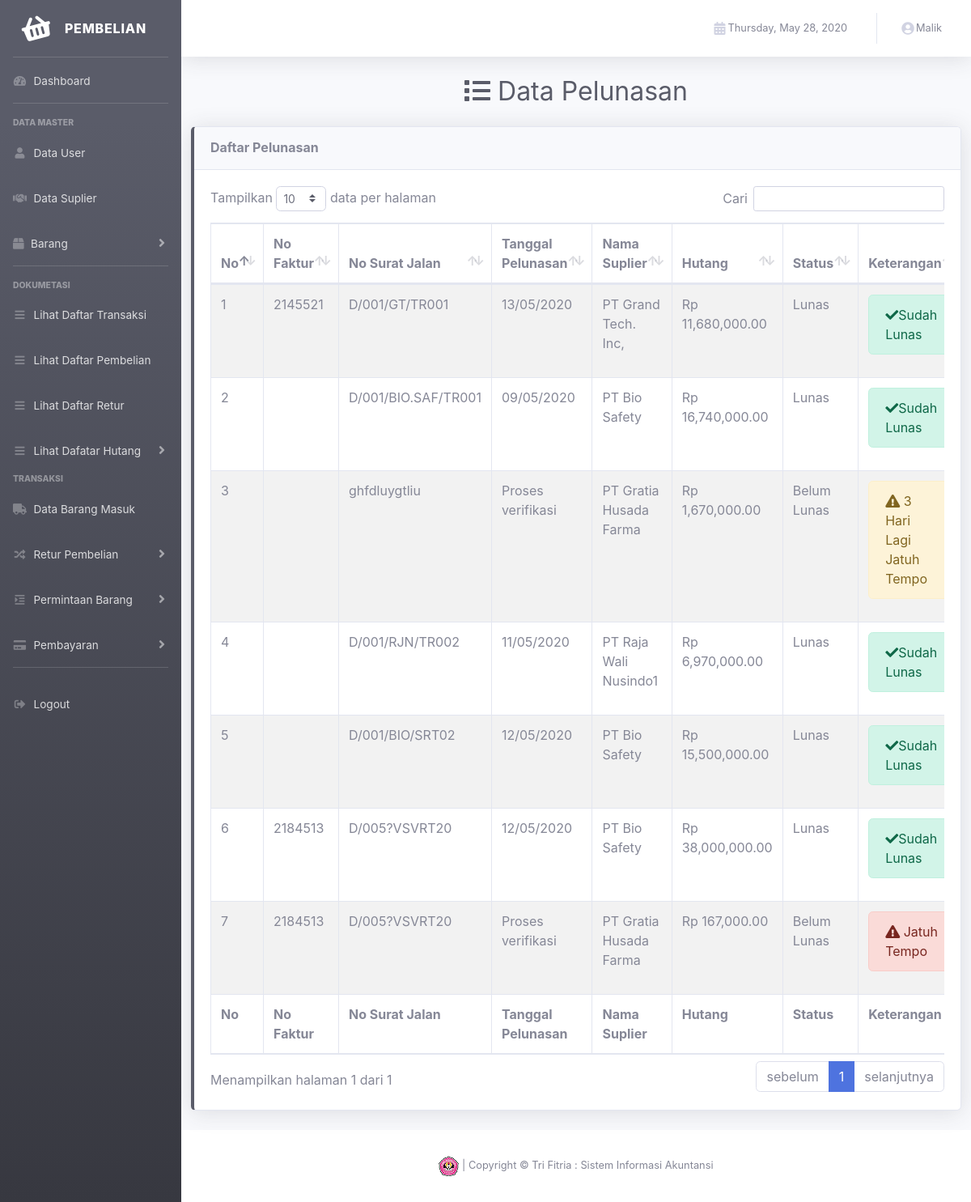
The app's page /view/index.php?p=data_pelunasan (signed in) with its own data.
### tables this page shows
CREATE TABLE IF NOT EXISTS `pembayaran` (
  `id_pembayaran` varchar(6) NOT NULL,
  `id_order` varchar(6) NOT NULL,
  `tempo` int(2) NOT NULL,
  `status` varchar(16) NOT NULL
);

CREATE TABLE IF NOT EXISTS `order` (
  `id_order` varchar(6) NOT NULL,
  `tanggal` date NOT NULL,
  `status` varchar(16) NOT NULL,
  `total_transaksi` int(45) NOT NULL,
  `nama_suplier` varchar(45) NOT NULL,
  `tanggal_penerimaan` date NOT NULL,
  `tanggal_pembelian` date NOT NULL,
  `no_surat_jalan` varchar(25) NOT NULL,
  `tanggal_pelunasan` date NOT NULL,
  `nomor_faktur` varchar(25) NOT NULL
);

### control/hutang/hutang.php (called while the page is built, shortened)
<?php
     class hutang{
        public function tampil(){
            $koneksi = new koneksi;
            $query = mysqli_query($koneksi->conn,"SELECT `id_pembayaran`, `pembayaran`.`id_order`,`tanggal`,`tanggal_penerimaan`, `tanggal_pelunasan`, `tanggal_pembelian`, `no_surat_jalan`, `nama_suplier`, `order`.`status`, `pembayaran`.`status`,`total_transaksi`, `tempo` as `akhir pembayaran`, `nomor_faktur`from `pembayaran` join `order` on `pembayaran`.`id_order` = `order`.`id_order`");
            if (mysqli_num_rows($query)>0) {
                while ($row= mysqli_fetch_array($query)) {
                    $data[]= $row;
                }
                return $data;
            }
        }
    }
    ?>

### control/koneksi.php (called while the page is built, shortened)
<?php
    class koneksi{
        private $dbhost = "localhost";
        private $dbuser = "root";
        private $dbname = "hph_proj_db";
        private $dbpass = "";
        public function __construct(){
        $this->conn = mysqli_connect($this->dbhost, $this->dbuser, $this->dbpass, $this->dbname) or die("Koneksi gagal");
        }
    }
    ?>

### view/content/transaksi/hutang_dagang/data_pelunasan.php (the view, shortened to what this page needs)
     <div class="d-sm-flex align-items-center justify-content-center mb-4">
        <h1 class="h2 mb-0 text-gray-800">
        <i class="fa fa-list" aria-hidden="true"></i>
            Data Pelunasan
        </h1>
    </div>
<div class="col">
      <div class="row">
        <div class="col">
          <div class="card shadow mb-4 border-left-dark">
            <div class="card-header py-3">
              <h6 class="m-0 font-weight-bold">Daftar Pelunasan</h6>
            </div>
            <div class="card-body" >
                    <div class="table-responsive">
                        <table class="table table-bordered table-striped" width="100%" cellspacing="0" id="dataTable">
                            <thead>
                                <tr>
                                    <th>No</th>
                                    <th>No Faktur</th>
                                    <th>No Surat Jalan</th>
                                    <th>Tanggal Pelunasan</th>
                                    <th>Nama Suplier</th>
                                    <th>Hutang</th>
                                    <th>Status</th>
                                    <th>Keterangan</th>
                                </tr>
                            </thead>
                            <tfoot>
                                <tr>
                                    <th>No</th>
                                    <th>No Faktur</th>
                                    <th>No Surat Jalan</th>
                                    <th>Tanggal Pelunasan</th>
                                    <th>Nama Suplier</th>
                                    <th>Hutang</th>
                                    <th>Status</th>
                                    <th>Keterangan</th>
                                </tr>
                            </tfoot>
                            <tbody>
                                <?php
                                    if ($hutang->tampil()!=false) {
                                        $no = 1;
                                        foreach ($hutang->tampil() as $key) {
                                            if ($key['status'] == 'Belum Lunas') {
                                                $date = strtotime(date('Y-m-d', strtotime($key['tanggal_penerimaan'])));
                                                $Today= strtotime(date('Y-m-d'));
                                                $beda_hari = $Today - $date;
                                                $tempo_jth = floor($beda_hari/(60*60*24));
                                                $rentang_waktu = $key['akhir pembayaran'];
                                                if ($tempo_jth >= $rentang_waktu) {
                                                    $a = "<div class='alert alert-danger'><i class='fas fa-faw fa-exclamation-triangle'></i><span> Jatuh Tempo</span></div>";
                                                }else {
                                                    if  ($rentang_waktu - $tempo_jth == 1) {
                                                        $a = "<div class='alert alert-danger'><i class='fas fa-faw fa-exclamation-triangle'></i><span> Jatuh Tempo Besok</span></div>";
                                                    }elseif ($rentang_waktu - $tempo_jth == 2) {
                                                        $a = "<div class='alert alert-warning'><i class='fas fa-faw fa-exclamation-triangle'></i><span> 2 Hari Lagi Jatuh Tempo</span></div>";
                                                    }elseif ($rentang_waktu - $tempo_jth == 3) {
                                                        $a = "<div class='alert alert-warning'><i class='fas fa-faw fa-exclamation-triangle'></i><span> 3 Hari Lagi Jatuh Tempo</span></div>";
                                                    }else {
                                                        $a = "<div class='alert alert-success'><i class='fas fa-faw fa-check'></i><span> Belum Jatuh Tempo</span></div>";
                                                    }
                                                }
                                            }else {
                                                $a = "<div class='alert alert-success'><i class='fas fa-faw fa-check'></i><span>Sudah Lunas</span></div>";
                                            }
                                                ?>
                                            <tr>
                                                <form action="" method="post">
                                                    <td><?php echo $no++; ?> <input type="hidden" value="<?php echo $key['id_pembayaran']; ?>" name="id_pembayaran"> </td>
                                                    <td><?php echo $key['nomor_faktur'];?></td>
                                                    <td><?php echo $key['no_surat_jalan']; ?> <input type="hidden" value="<?php echo $key['status']; ?>" name="status"></td>
                                                    <td><?php if ($key['status'] == "Belum Lunas") {
                                                        echo "Proses verifikasi";
                                                    } else { echo date('d/m/Y', strtotime($key['tanggal_pelunasan'])); }?></td>
                                                    <td><?php echo $key['nama_suplier']; ?></td>
                                                    <td>Rp <?php echo number_format($key['total_transaksi'],2); ?></td>
                                                    <td><?php echo $key['status']; ?></td>
                                                    <td><?php echo $a; ?></td>
                                                </form>
                                            </tr>
                                <?php
                                        }
                                    }
                                    ?>
                            </tbody>
                        </table>
                    </div>
            </div>
              </div>
            </div>
          </div>

### records on screen
pembayaran: id_order.nomor_faktur "2145521", id_order.no_surat_jalan "D/001/GT/TR001", id_order.tanggal_pelunasan "13/05/2020", id_order.nama_suplier "PT Grand Tech. Inc,", id_order.total_transaksi "11,680,000.00", status "Lunas", shows "Sudah Lunas"
pembayaran: id_order.no_surat_jalan "D/001/BIO.SAF/TR001", id_order.tanggal_pelunasan "09/05/2020", id_order.nama_suplier "PT Bio Safety", id_order.total_transaksi "16,740,000.00", status "Lunas", shows "Sudah Lunas"
pembayaran: id_order.no_surat_jalan "ghfdluygtliu", shows "Proses verifikasi", id_order.nama_suplier "PT Gratia Husada Farma", id_order.total_transaksi "1,670,000.00", status "Belum Lunas", tempo "3 Hari Lagi Jatuh Tempo"
pembayaran: id_order.no_surat_jalan "D/001/RJN/TR002", id_order.tanggal_pelunasan "11/05/2020", id_order.nama_suplier "PT Raja Wali Nusindo1", id_order.total_transaksi "6,970,000.00", status "Lunas", shows "Sudah Lunas"
pembayaran: id_order.no_surat_jalan "D/001/BIO/SRT02", id_order.tanggal_pelunasan "12/05/2020", id_order.nama_suplier "PT Bio Safety", id_order.total_transaksi "15,500,000.00", status "Lunas", shows "Sudah Lunas"
pembayaran: id_order.nomor_faktur "2184513", id_order.no_surat_jalan "D/005?VSVRT20", id_order.tanggal_pelunasan "12/05/2020", id_order.nama_suplier "PT Bio Safety", id_order.total_transaksi "38,000,000.00", status "Lunas", shows "Sudah Lunas"
pembayaran: id_order.nomor_faktur "2184513", id_order.no_surat_jalan "D/005?VSVRT20", shows "Proses verifikasi", id_order.nama_suplier "PT Gratia Husada Farma", id_order.total_transaksi "167,000.00", status "Belum Lunas", tempo "Jatuh Tempo"

### other values on screen
$_SESSION['nama_user'] "Malik"
